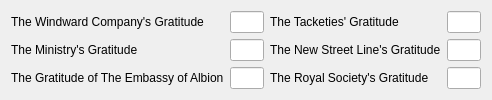
          <widget class="QWidget" name="page_6">
           <property name="geometry">
            <rect>
             <x>0</x>
             <y>0</y>
             <width>492</width>
             <height>90</height>
            </rect>
           </property>
           <attribute name="label">
            <string>Fortunes</string>
           </attribute>
           <layout class="QGridLayout" name="gridLayout_9">
            <item row="0" column="3">
             <widget class="QLabel" name="label_46">
              <property name="text">
               <string>The Tacketies' Gratitude</string>
              </property>
             </widget>
            </item>
            <item row="0" column="0">
             <widget class="QLabel" name="label_45">
              <property name="text">
               <string>The Windward Company's Gratitude</string>
              </property>
             </widget>
            </item>
            <item row="0" column="4">
             <widget class="QLineEdit" name="lineEdit_Poss_Gratitude_Tacketies"/>
            </item>
            <item row="1" column="0">
             <widget class="QLabel" name="label_47">
              <property name="text">
               <string>The Ministry's Gratitude</string>
              </property>
             </widget>
            </item>
            <item row="1" column="2">
             <spacer name="horizontalSpacer_10">
              <property name="orientation">
               <enum>Qt::Horizontal</enum>
              </property>
              <property name="sizeHint" stdset="0">
               <size>
                <width>40</width>
                <height>20</height>
               </size>
              </property>
             </spacer>
            </item>
            <item row="0" column="1">
             <widget class="QLineEdit" name="lineEdit_Poss_Gratitudes_Windward"/>
            </item>
            <item row="1" column="1">
             <widget class="QLineEdit" name="lineEdit_Poss_Gratitude_Ministry"/>
            </item>
            <item row="1" column="3">
             <widget class="QLabel" name="label_48">
              <property name="text">
               <string>The New Street Line's Gratitude</string>
              </property>
             </widget>
            </item>
            <item row="1" column="4">
             <widget class="QLineEdit" name="lineEdit_Poss_Gratitude_NSL"/>
            </item>
            <item row="0" column="2">
             <spacer name="horizontalSpacer_9">
              <property name="orientation">
               <enum>Qt::Horizontal</enum>
              </property>
              <property name="sizeHint" stdset="0">
               <size>
                <width>40</width>
                <height>20</height>
               </size>
              </property>
             </spacer>
            </item>
            <item row="2" column="0">
             <widget class="QLabel" name="label_49">
              <property name="text">
               <string>The Gratitude of The Embassy of Albion</string>
              </property>
             </widget>
            </item>
            <item row="2" column="1">
             <widget class="QLineEdit" name="lineEdit_Poss_Gratitude_Embassy"/>
            </item>
            <item row="2" column="2">
             <spacer name="horizontalSpacer_11">
              <property name="orientation">
               <enum>Qt::Horizontal</enum>
              </property>
              <property name="sizeHint" stdset="0">
               <size>
                <width>40</width>
                <height>20</height>
               </size>
              </property>
             </spacer>
            </item>
            <item row="2" column="3">
             <widget class="QLabel" name="label_50">
              <property name="text">
               <string>The Royal Society's Gratitude</string>
              </property>
             </widget>
            </item>
            <item row="2" column="4">
             <widget class="QLineEdit" name="lineEdit_Poss_Gratitude_Society"/>
            </item>
           </layout>
          </widget>
